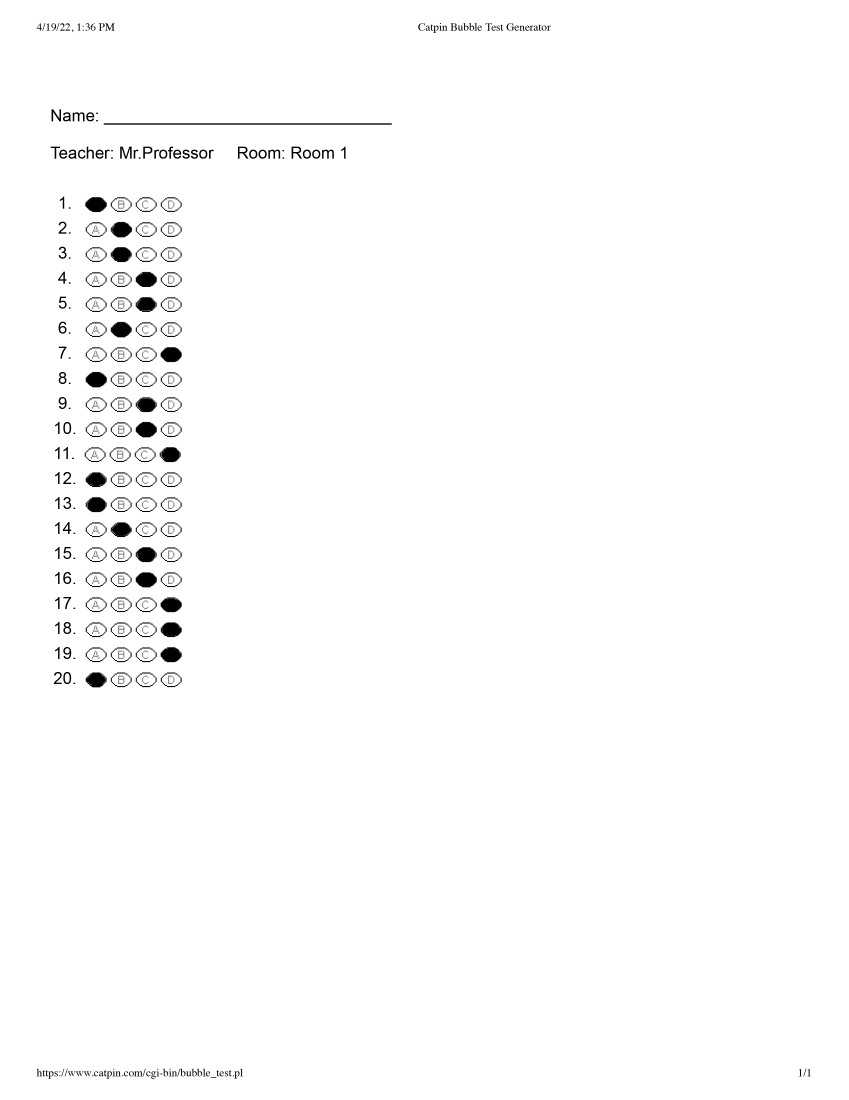
#> input picture Answer Key.png, 2547 x 3300 px (shown at 1/3 size)
$ python main.py
#> lines starting #> are read from the running program, lines starting #| are printed output that depends on the picture; after the words box and inside, x2 and y2 are one past the last pixel; in counts of white or black regions, pixels touching at a corner belong together
# Lulwa Alghanim
# Final Project

import cv2
import numpy as np

class gradingSystem:
    """gradingSystem class for formatting & grading bubble sheet"""

    def __init__(self, image):
        self.image = image

    def get_marking(image):
        # image resizing
        widthImg = 700
        heightImg = 700
        img = cv2.resize(image, (widthImg, heightImg))

        # cropping image to the options part only
        img = img[123:443, 70:150]

        # applying filters for edge detection
        imgCntrs = img.copy()
        imgGray = cv2.cvtColor(img, cv2.COLOR_BGR2GRAY)
        imgBlure = cv2.GaussianBlur(imgGray, (5, 5), 1)
        imgCanny = cv2.Canny(imgBlure, 10, 50)

        # finding contours and drawing them
        cntrs, h = cv2.findContours(imgCanny, cv2.RETR_EXTERNAL, cv2.CHAIN_APPROX_NONE)
        cv2.drawContours(imgCntrs, cntrs, -1, (0, 255, 0), 2)

        # finding image threshold
        imgThresh = cv2.threshold(img, 200, 255, cv2.THRESH_BINARY_INV)[1]

        # splitting image to 20 equal rows
        rows = np.vsplit(imgThresh, 20)

        # further splitting rows to 4 columns each
        boxes = []
        for row in rows:
            columns = np.hsplit(row, 4)
            for box in columns:
                boxes.append(box)

        # finding correct option by checking amount of white pixels
        abcd = []
        for b in boxes:
            n_white_pix = np.sum(b == 255)
            abcd.append(n_white_pix)

        # making sub-lists within a lists
        n = 4
        adjusted = [i for j in [[abcd[t:t + n] for x in abcd[:1:t + 1] if (t % n) == False] for t in range(len(abcd))]
                    for i
                    in j]

        # assigning correct index a string value
        answers = []
        for part in adjusted:
            index_max = np.argmax(part)
            if index_max == 0:
                answers.append('A')
            if index_max == 1:
                answers.append('B')
            if index_max == 2:
                answers.append('C')
            if index_max == 3:
                answers.append('D')
        return answers


def main():
    # reading Answer Key image
    Answer_Key = cv2.imread('Answer Key.png')
#> Answer_Key is the input picture: shape (3300, 2547, 3); min 0, max 255, mean 251.8

    # reading Student Answers Image
    Answers = cv2.imread('Student Answers.png')
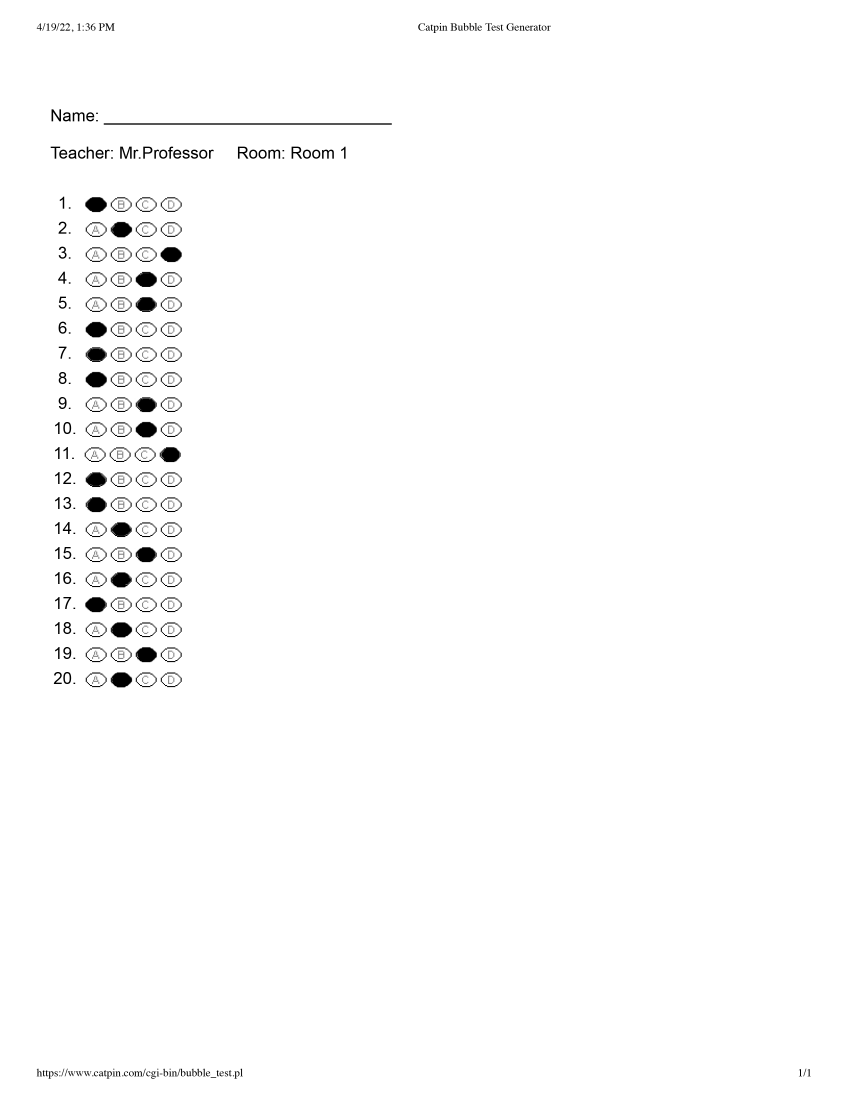
#> input picture Student Answers.png, 2547 x 3300 px (shown at 1/3 size)
#> Answers is the input picture: shape (3300, 2547, 3); min 0, max 255, mean 251.8

    # reading Student Answers 2 Image
    Answers2 = cv2.imread('Student Answers 2.png')
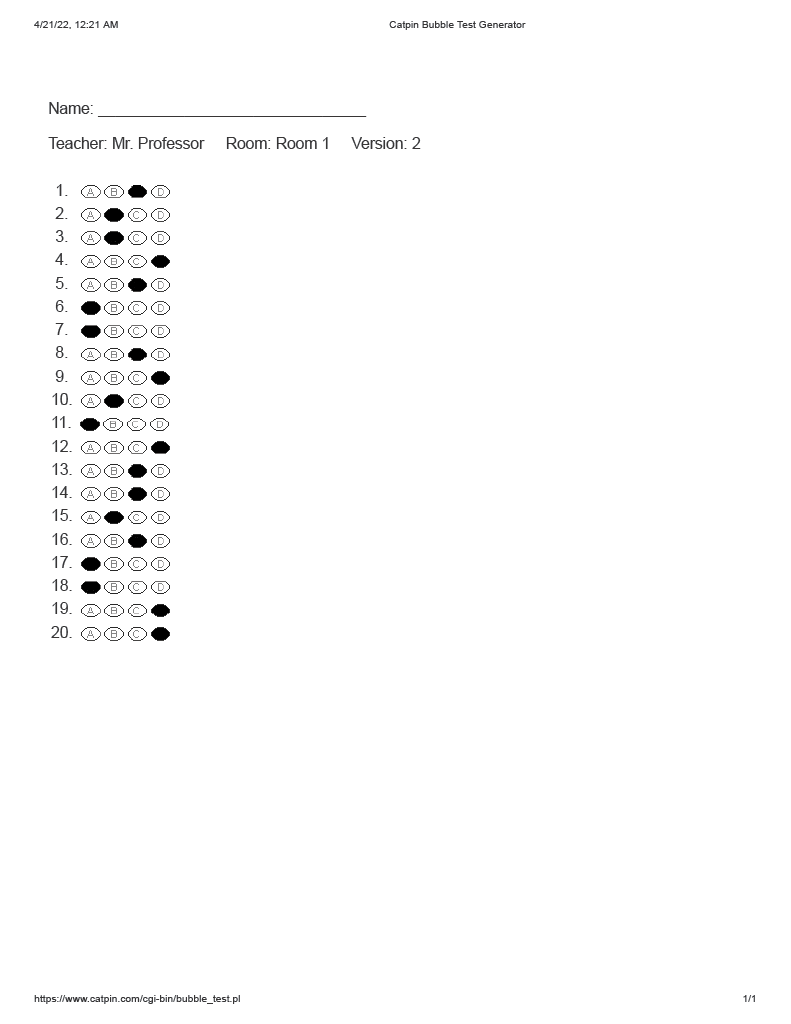
#> input picture Student Answers 2.png, 791 x 1024 px
#> Answers2 is the input picture: shape (1024, 791, 3); mean B, G, R 252.1, 252, 252

    # getting answers of the Answer Key image
    Ans = gradingSystem.get_marking(Answer_Key)
#> in get_marking, `imgCanny = cv2.Canny(imgBlure, 10, 50)`:
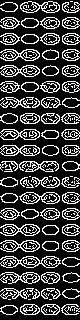
#> imgCanny: shape (320, 80); 25.1% white in thin lines or dots
#> in get_marking, `cntrs, h = cv2.findContours(imgCanny, cv2.RETR_EXTERNAL, cv2.CHAIN_APP..`: cntrs = 99 contours, 42 with area under 20; largest, box (x1, y1, x2, y2) and area: (0, 256, 61, 268) 486, (19, 192, 60, 204) 334, (0, 145, 40, 156) 326, (0, 129, 40, 140) 326, (20, 1, 60, 13) 325; h = 99 rows, first 6: [1, -1, -1, -1], [2, 0, -1, -1], [3, 1, -1, -1], [4, 2, -1, -1], [5, 3, -1, -1], [6, 4, -1, -1]
#> in get_marking, `imgThresh = cv2.threshold(img, 200, 255, cv2.THRESH_BINARY_INV)[1]`: imgThresh: shape (320, 80, 3); 21.6% white; 220 white regions (155 under 20 px), largest, box (x1, y1, x2, y2) and area: (62, 98, 80, 108) 140, (42, 145, 59, 155) 139, (21, 18, 39, 28) 138
#> in get_marking, `rows = np.vsplit(imgThresh, 20)`: rows = 20 items
#> the loop in get_marking, `for row in rows:` made 20 passes
#> after the loop in get_marking, `for row in rows:`: boxes = 80 items
#> the loop in get_marking, `for b in boxes:` made 80 passes
#> n_white_pix on passes 1 to 12: 408, 156, 135, 150, 144, 414, 138, 159, 144, 408, 138, 150
#> after the loop in get_marking, `for b in boxes:`: abcd = 80 values, max 420 at index 27, min 102 at index 42, mean 207.7
#> in get_marking, `adjusted = [i for j in [[abcd[t:t + n] for x in abcd[:1:t + 1] if (t %..`: adjusted = 20 items, first 6: [408, 156, 135, 150], [144, 414, 138, 159], [144, 408, 138, 150], [147, 174, 411, 156], [153, 183, 402, 162], [147, 408, 135, 150]
#> the loop in get_marking, `for part in adjusted:` made 20 passes
#> (part, index_max) on passes 1 to 12: ([408, 156, 135, 150], 0), ([144, 414, 138, 159], 1), ([144, 408, 138, 150], 1), ([147, 174, 411, 156], 2), ([153, 183, 402, 162], 2), ([147, 408, 135, 150], 1), ([111, 126, 105, 420], 3), ([405, 135, 108, 126], 0), ([144, 174, 387, 159], 2), ([147, 150, 417, 153], 2), ([123, 123, 102, 387], 3), ([378, 120, 108, 120], 0)
#> after the loop in get_marking, `for part in adjusted:`: answers = ['A', 'B', 'B', 'C', 'C', 'B', 'D', 'A', 'C', 'C', 'D', 'A', 'A', 'B', 'C', 'C', 'D', 'D', 'D', 'A']
#> Ans has the same summary as answers in get_marking
    print('Answer Key : ', Ans)
#| Answer Key :  ['A', 'B', 'B', 'C', 'C', 'B', 'D', 'A', 'C', 'C', 'D', 'A', 'A', 'B', 'C', 'C', 'D', 'D', 'D', 'A']

    # getting answers of the Answer image
    ans = gradingSystem.get_marking(Answers)
#> in get_marking (call 2), `imgCanny = cv2.Canny(imgBlure, 10, 50)`: imgCanny: shape (320, 80); 25% white in thin lines or dots
#> in get_marking (call 2), `cntrs, h = cv2.findContours(imgCanny, cv2.RETR_EXTERNAL, cv2.CHAIN_APP..`: cntrs = 103 contours, 47 with area under 20; largest, box (x1, y1, x2, y2) and area: (0, 33, 61, 45) 423, (19, 192, 60, 204) 334, (19, 256, 60, 268) 332, (0, 145, 40, 156) 326, (0, 129, 40, 140) 326; h = 103 rows, first 6: [1, -1, -1, -1], [2, 0, -1, -1], [3, 1, -1, -1], [4, 2, -1, -1], [5, 3, -1, -1], [6, 4, -1, -1]
#> in get_marking (call 2), `imgThresh = cv2.threshold(img, 200, 255, cv2.THRESH_BINARY_INV)[1]`:
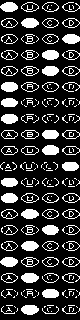
#> imgThresh: shape (320, 80, 3); 21.6% white; 224 white regions (158 under 20 px), largest, box (x1, y1, x2, y2) and area: (21, 305, 39, 315) 140, (62, 34, 80, 44) 139, (42, 145, 59, 155) 139
#> the loop in get_marking (call 2), `for row in rows:` made 20 passes
#> the loop in get_marking (call 2), `for b in boxes:` made 80 passes
#> after the loop in get_marking (call 2), `for b in boxes:`: abcd = 80 values, max 420 at index 77, min 102 at index 42, mean 207.8
#> in get_marking (call 2), `adjusted = [i for j in [[abcd[t:t + n] for x in abcd[:1:t + 1] if (t %..`: adjusted = 20 items, first 6: [408, 156, 135, 150], [144, 414, 138, 159], [144, 168, 138, 417], [147, 174, 411, 156], [153, 183, 402, 162], [414, 165, 135, 150]
#> the loop in get_marking (call 2), `for part in adjusted:` made 20 passes
#> after the loop in get_marking (call 2), `for part in adjusted:`: answers = ['A', 'B', 'D', 'C', 'C', 'A', 'A', 'A', 'C', 'C', 'D', 'A', 'A', 'B', 'C', 'B', 'A', 'B', 'C', 'B']
#> ans has the same summary as answers in get_marking
    print('Student\'s answers : ', ans)
#| Student's answers :  ['A', 'B', 'D', 'C', 'C', 'A', 'A', 'A', 'C', 'C', 'D', 'A', 'A', 'B', 'C', 'B', 'A', 'B', 'C', 'B']

    # getting answers of the Answer image
    ans2 = gradingSystem.get_marking(Answers2)
#> in get_marking (call 3), `imgCanny = cv2.Canny(imgBlure, 10, 50)`:
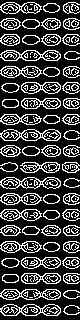
#> imgCanny: shape (320, 80); 25.4% white in thin lines or dots
#> in get_marking (call 3), `cntrs, h = cv2.findContours(imgCanny, cv2.RETR_EXTERNAL, cv2.CHAIN_APP..`: cntrs = 77 contours, 27 with area under 20; largest, box (x1, y1, x2, y2) and area: (0, 304, 61, 316) 532, (0, 129, 61, 141) 532, (0, 177, 61, 189) 512, (0, 289, 61, 300) 488, (0, 50, 61, 61) 483; h = 77 rows, first 6: [1, -1, -1, -1], [2, 0, -1, -1], [3, 1, -1, -1], [4, 2, -1, -1], [5, 3, -1, -1], [6, 4, -1, -1]
#> in get_marking (call 3), `cv2.drawContours(imgCntrs, cntrs, -1, (0, 255, 0), 2)`:
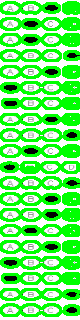
#> imgCntrs: shape (320, 80, 3); mean B, G, R 109.5, 240.4, 109.5
#> in get_marking (call 3), `imgThresh = cv2.threshold(img, 200, 255, cv2.THRESH_BINARY_INV)[1]`:
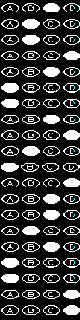
#> imgThresh: shape (320, 80, 3); mean B, G, R 57.7, 57.7, 57.4
#> the loop in get_marking (call 3), `for row in rows:` made 20 passes
#> the loop in get_marking (call 3), `for b in boxes:` made 80 passes
#> n_white_pix on passes 1 to 12: 132, 144, 369, 127, 171, 417, 150, 160, 153, 420, 147, 151
#> after the loop in get_marking (call 3), `for b in boxes:`: abcd = 80 values, max 423 at index 20, min 117 at index 46, mean 216.7
#> in get_marking (call 3), `adjusted = [i for j in [[abcd[t:t + n] for x in abcd[:1:t + 1] if (t %..`: adjusted = 20 items, first 6: [132, 144, 369, 127], [171, 417, 150, 160], [153, 420, 147, 151], [150, 168, 141, 351], [165, 180, 393, 157], [423, 192, 168, 171]
#> the loop in get_marking (call 3), `for part in adjusted:` made 20 passes
#> (part, index_max) on passes 1 to 12: ([132, 144, 369, 127], 2), ([171, 417, 150, 160], 1), ([153, 420, 147, 151], 1), ([150, 168, 141, 351], 3), ([165, 180, 393, 157], 2), ([423, 192, 168, 171], 0), ([399, 168, 144, 160], 0), ([156, 180, 363, 154], 2), ([159, 165, 153, 393], 3), ([171, 414, 144, 157], 1), ([384, 174, 138, 153], 0), ([132, 144, 117, 366], 3)
#> after the loop in get_marking (call 3), `for part in adjusted:`: answers = ['C', 'B', 'B', 'D', 'C', 'A', 'A', 'C', 'D', 'B', 'A', 'D', 'C', 'C', 'B', 'C', 'A', 'A', 'D', 'D']
#> ans2 has the same summary as answers in get_marking
    print('2nd Student\'s answers : ', ans2)
#| 2nd Student's answers :  ['C', 'B', 'B', 'D', 'C', 'A', 'A', 'C', 'D', 'B', 'A', 'D', 'C', 'C', 'B', 'C', 'A', 'A', 'D', 'D']

    # counting correct answers
    correct = 0
    l = len(Ans)
#> l = 20
    for i in range(l):
        if Ans[i] == ans[i]:
            correct += 1
#> after the loop, correct = 12
    print(f'Student\'s Grade : {correct}/{l}')
#| Student's Grade : 12/20

    correct2 = 0
    for i in range(l):
        if Ans[i] == ans2[i]:
            correct2 += 1
#> after the loop, correct2 = 5
    print(f'2nd Student\'s Grade : {correct2}/{l}')
#| 2nd Student's Grade : 5/20

    # Window name in which image is displayed
    window_name = 'Image'

    # font
    font = cv2.FONT_HERSHEY_SIMPLEX

    # org
    org = (50, 250)
    org2 = (40, 90)

    # fontScale
    fontScale = 6
    scale = 2

    # Red color in BGR
    color = (0, 0, 255)

    # Line thickness
    thickness = 10
    thick = 2

    # Using cv2.putText() method to add text to png
    image = cv2.putText(Answers, f'Grade : {correct}/{l}', org, font,
                        fontScale, color, thickness, cv2.LINE_AA)

    # Saving the image
    cv2.imwrite('Checked.png', image)

    # Using cv2.putText() method to add text to png
    image2 = cv2.putText(Answers2, f'Grade : {correct2}/{l}', org2, font,
                         scale, color, thick, cv2.LINE_AA)

    # Saving the image
    cv2.imwrite('Checked2.png', image2)

if __name__ == '__main__':
    main()
